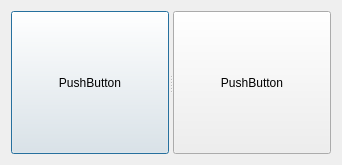
<?xml version="1.0" encoding="UTF-8"?>
<ui version="4.0">
 <class>Dialog</class>
 <widget class="QDialog" name="Dialog">
  <property name="geometry">
   <rect>
    <x>0</x>
    <y>0</y>
    <width>342</width>
    <height>165</height>
   </rect>
  </property>
  <property name="windowTitle">
   <string>Dialog</string>
  </property>
  <layout class="QHBoxLayout" name="horizontalLayout">
   <item>
    <widget class="QSplitter" name="splitter">
     <property name="orientation">
      <enum>Qt::Horizontal</enum>
     </property>
     <widget class="QPushButton" name="pushButton_2">
      <property name="text">
       <string>PushButton</string>
      </property>
     </widget>
     <widget class="QPushButton" name="pushButton">
      <property name="text">
       <string>PushButton</string>
      </property>
     </widget>
    </widget>
   </item>
  </layout>
 </widget>
 <resources/>
 <connections/>
</ui>
